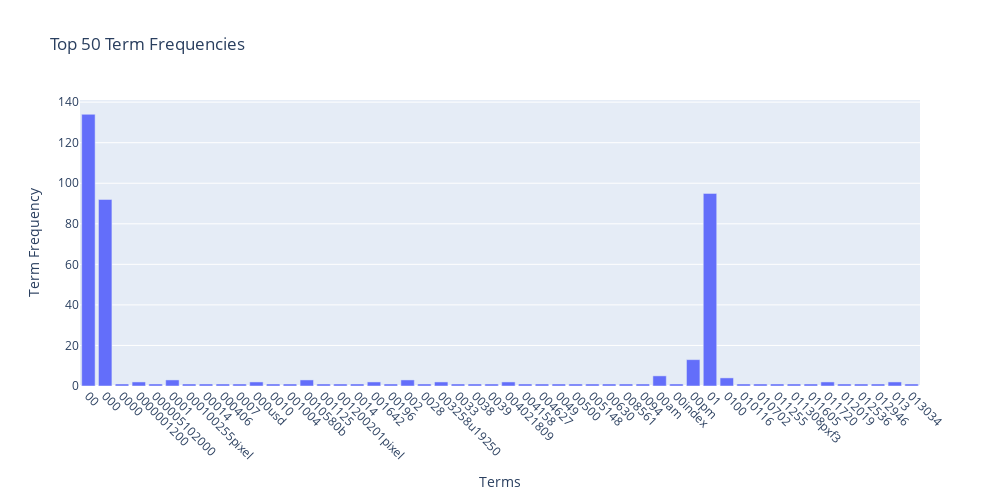

This figure's notebook cell:
### Code cell
import plotly.express as px

# 50 terms and their frequencies
top_terms_df = pd.DataFrame({
    'Term': count_vect.get_feature_names_out()[:50],
    'Frequency': term_frequencies[:50]
})

# Create a bar graph using Plotly 
fig = px.bar(top_terms_df, x='Term', y='Frequency',
             title='Top 50 Term Frequencies',
             labels={'Frequency': 'Term Frequency', 'Term': 'Terms'},
             width=1000, height=500)

# Update layout for better x-axis label visibility
fig.update_layout(xaxis=dict(tickangle=45))

# Show the plot
fig.show()

### Figure 1 — Plotly figure (JSON) as saved in the notebook; plotly's stock layout.template omitted (floating-point values rounded to 4 significant figures)
{"data": [{"alignmentgroup": "True", "hovertemplate": "Terms=%{x}<br>Term Frequency=%{y}<extra></extra>", "legendgroup": "", "marker": {"color": "#636efa", "pattern": {"shape": ""}}, "name": "", "offsetgroup": "", "orientation": "v", "showlegend": false, "textposition": "auto", "type": "bar", "x": ["00", "000", "0000", "0000001200", "000005102000", "0001", "000100255pixel", "00014", "000406", "0007", "000usd", "0010", "001004", "0010580b", "001125", "001200201pixel", "0014", "001642", "00196", "002", "0028", "003258u19250", "0033", "0038", "0039", "004021809", "004158", "004627", "0049", "00500", "005148", "00630", "008561", "0094", "00am", "00index", "00pm", "01", "0100", "010116", "010702", "011255", "011308pxf3", "011605", "011720", "012019", "012536", "012946", "013", "013034"], "xaxis": "x", "y": [134, 92, 1, 2, 1, 3, 1, 1, 1, 1, 2, 1, 1, 3, 1, 1, 1, 2, 1, 3, 1, 2, 1, 1, 1, 2, 1, 1, 1, 1, 1, 1, 1, 1, 5, 1, 13, 95, 4, 1, 1, 1, 1, 1, 2, 1, 1, 1, 2, 1], "yaxis": "y"}], "layout": {"barmode": "relative", "height": 500, "legend": {"tracegroupgap": 0}, "title": {"text": "Top 50 Term Frequencies"}, "width": 1000, "xaxis": {"anchor": "y", "domain": [0, 1], "tickangle": 45, "title": {"text": "Terms"}}, "yaxis": {"anchor": "x", "domain": [0, 1], "title": {"text": "Term Frequency"}}}}
